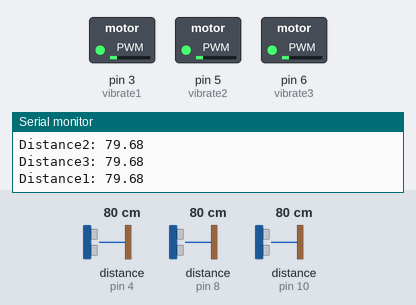
Recording of a sketch running on a simulated Arduino Uno, built with avr-gcc and run on an emulated ATmega328P. Shown: switched loads named in the sketch (green lamp = pin HIGH), the last lines printed to the serial monitor. Wiring (inferred from the names in the program): 3 × ultrasonic range finder: trigger pin 2, echo pin 4 / trigger pin 7, echo pin 8 / trigger pin 9, echo pin 10. Inputs (shaded band) come from the test bench; at power-on: distance to the obstacle (sensors on pin 4, pin 8, pin 10) 80 cm. The echo pulse lasts 58.3 µs per cm; pins used as bus, display or sensor lines are not drawn.

Above: at 1.2 s.
1.3 s: distance to the obstacle (sensor on pin 4) set to 2 cm
At 2.5 s:
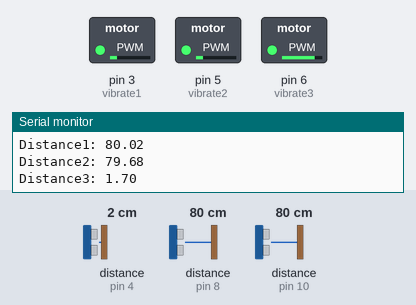
2.8 s: distance to the obstacle (sensor on pin 8) set to 250 cm
At 4.1 s:
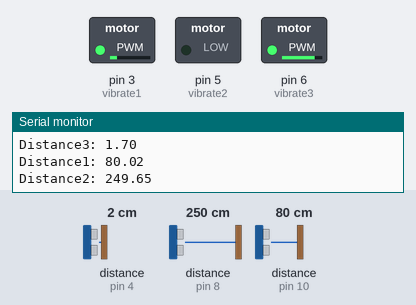
4.4 s: distance to the obstacle (sensor on pin 10) set to 2 cm
At 5.4 s:
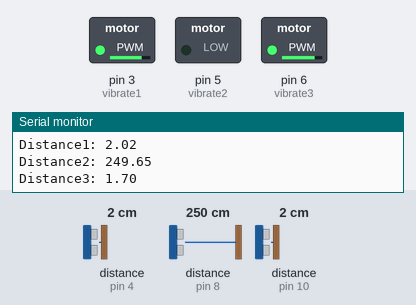
5.9 s: distance to the obstacle (sensor on pin 4) set to 18 cm
At 7.0 s:
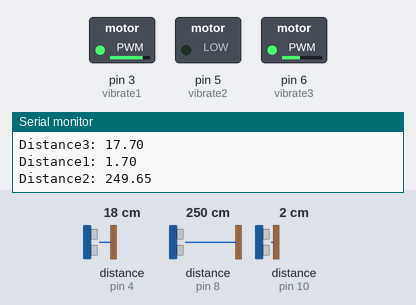
7.4 s: distance to the obstacle (sensor on pin 8) set to 18 cm
At 8.6 s:
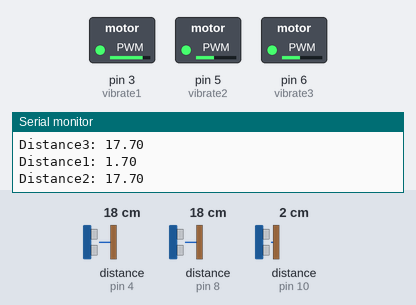
8.9 s: distance to the obstacle (sensor on pin 10) set to 120 cm
At 9.9 s:
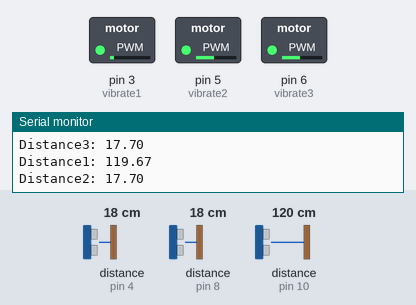
Timing chart, 0 to 11.4 s (numbered marks = the images above; inputs shaded):
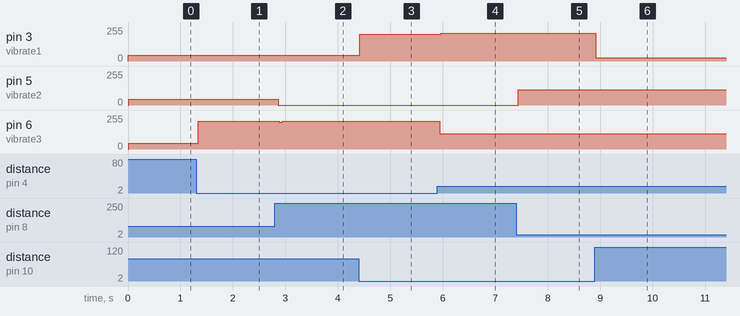

Measured:
- after the input at 1.3 s, pin 6 (vibrate3): 43/255 → 207/255 at once
- after the input at 2.8 s, pin 5 (vibrate2): 43/255 → 0/255 after 0.07 s; pin 6 (vibrate3): 207/255 → 201/255 after 0.09 s, → 207/255 0.06 s later
- after the input at 4.4 s, pin 3 (vibrate1): 43/255 → 201/255 at once
- after the input at 5.9 s, pin 3 (vibrate1): 201/255 → 207/255 after 0.06 s; pin 6 (vibrate3): 207/255 → 114/255 after 0.05 s
- after the input at 7.4 s, pin 5 (vibrate2): 0/255 → 114/255 at once
- after the input at 8.9 s, pin 3 (vibrate1): 207/255 → 24/255 at once

The sketch:

bitCamp2025.ino
```cpp
/*
 * HC-SR04 example sketch
 *
 * https://create.arduino.cc/projecthub/Isaac100/getting-started-with-the-hc-sr04-ultrasonic-sensor-036380
 *
 * by Isaac100
 */

// initializes the pins
const int trigPin1 = 9;
const int echoPin1 = 10;
const int trigPin2 = 7;
const int echoPin2 = 8;
const int trigPin3 = 2;
const int echoPin3 = 4;

const int vibrate1 = 3;
const int vibrate2 = 5;
const int vibrate3 = 6;

float duration1, distance1, amplitude1, duration2, distance2, amplitude2, duration3, distance3, amplitude3;

int val = 0;
void setup() {
  // sets the pins for their options
  pinMode(vibrate1, OUTPUT);
  pinMode(vibrate2, OUTPUT);
  pinMode(vibrate3, OUTPUT);
  pinMode(trigPin1, OUTPUT);
  pinMode(echoPin1, INPUT);
  pinMode(trigPin2, OUTPUT);
  pinMode(echoPin2, INPUT);
  pinMode(trigPin3, OUTPUT);
  pinMode(echoPin3, INPUT);

  Serial.begin(9600);
}

void loop() {
  digitalWrite(trigPin1, LOW);
  delayMicroseconds(2);
  digitalWrite(trigPin1, HIGH);
  delayMicroseconds(10);
  digitalWrite(trigPin1, LOW);

  duration1 = pulseIn(echoPin1, HIGH);
  distance1 = (duration1 * .0343)/2;

  Serial.print("Distance1: ");
  Serial.println(distance1);


  if(distance1 < 200){
    amplitude1 = (255.0 - (255.0/log(201)) * log(distance1 + 1));
    analogWrite(vibrate1, amplitude1);
  }
  else{
    digitalWrite(vibrate1, LOW);
  }


  digitalWrite(trigPin2, LOW);
  delayMicroseconds(2);
  digitalWrite(trigPin2, HIGH);
  delayMicroseconds(10);
  digitalWrite(trigPin2, LOW);

  duration2 = pulseIn(echoPin2, HIGH);
  distance2 = (duration2 * .0343)/2;

  Serial.print("Distance2: ");
  Serial.println(distance2);

  if(distance2<200){
    amplitude2 = (255.0-(255.0/log(201)) * log(distance2 + 1));
    analogWrite(vibrate2, amplitude2);
  }
  else{
    digitalWrite(vibrate2, LOW);
  }

  // 3rd sensor
  digitalWrite(trigPin3, LOW);
  delayMicroseconds(2);
  digitalWrite(trigPin3, HIGH);
  delayMicroseconds(10);
  digitalWrite(trigPin3, LOW);

  duration3 = pulseIn(echoPin3, HIGH);
  distance3 = (duration3 * .0343)/2;

  Serial.print("Distance3: ");
  Serial.println(distance3);

  if(distance3<200){
    amplitude3 = (255.0-(255.0/log(201))*log(distance3 + 1));
    analogWrite(vibrate3, amplitude3);
  }
  else{
    digitalWrite(vibrate3, LOW);
  }

  delay(10);
}
```
